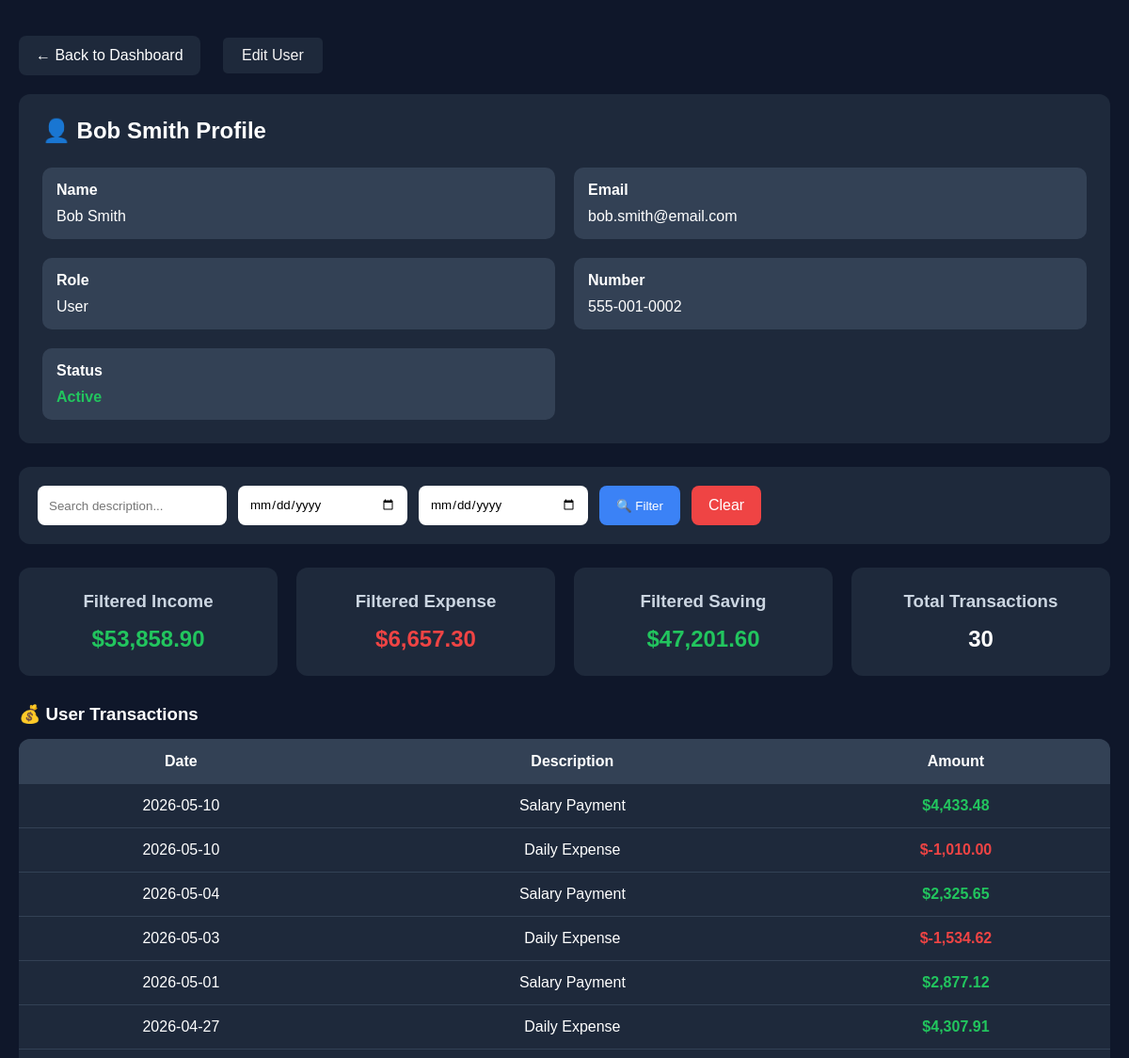
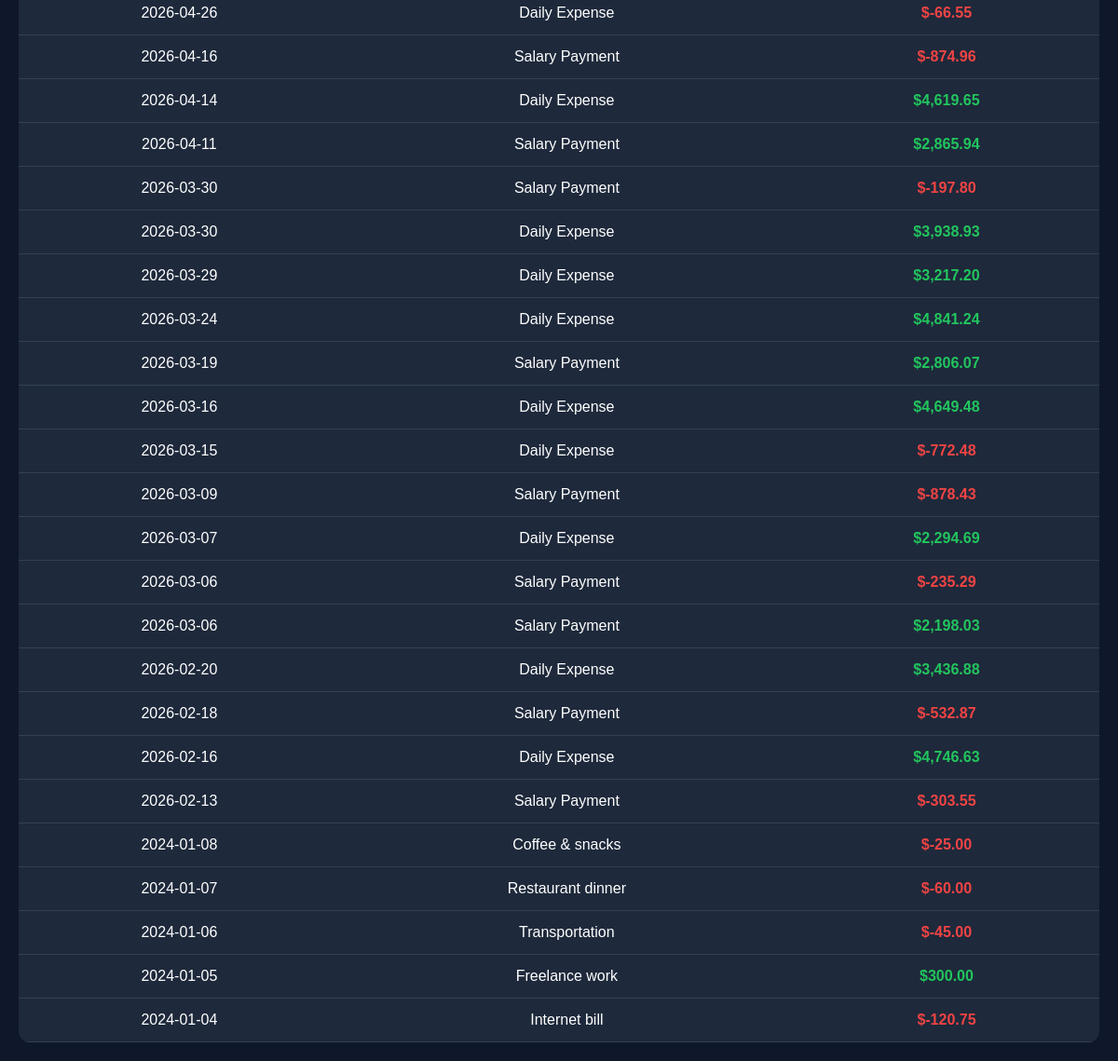
/user_profile.php?id=2 (signed in), run on the app's committed database (2 pictures, top to bottom).
### tables this page shows
CREATE TABLE `users` (
  `user_id` int(11) NOT NULL,
  `name` varchar(255) DEFAULT NULL,
  `email` varchar(255) NOT NULL,
  `phone` varchar(255) DEFAULT NULL,
  `password` varchar(255) DEFAULT NULL,
  `created_at` timestamp NULL DEFAULT current_timestamp(),
  `updated` timestamp NULL DEFAULT current_timestamp() ON UPDATE current_timestamp(),
  `is_active` tinyint(1) DEFAULT 1,
  `role` enum('admin','user') DEFAULT 'user'
);

CREATE TABLE `transactions` (
  `transaction_id` int(11) NOT NULL,
  `user_id` int(11) DEFAULT NULL,
  `category_id` int(11) DEFAULT NULL,
  `amount` decimal(10,2) DEFAULT NULL,
  `type` enum('income','expense') DEFAULT NULL,
  `description` varchar(255) DEFAULT NULL,
  `transaction_date` date DEFAULT NULL,
  `created_at` timestamp NULL DEFAULT current_timestamp(),
  `updated_at` timestamp NULL DEFAULT current_timestamp() ON UPDATE current_timestamp()
);

### user_profile.php (the view, shortened to what this page needs)
<?php
require_once 'config.php';
$id = (int) $_GET['id'];
$search = trim($_GET['search'] ?? '');
$from_date = $_GET['from_date'] ?? '';
$to_date = $_GET['to_date'] ?? '';
$stmt = $conn->prepare("
    SELECT *
    FROM users
    WHERE user_id = ?
");
$stmt->execute([$id]);
$user = $stmt->fetch(PDO::FETCH_ASSOC);
$query = "
    SELECT *
    FROM transactions
    WHERE user_id = ?
";
$params = [$id];
$query .= "
    ORDER BY transaction_date DESC
";
$transactions = $conn->prepare($query);
$transactions->execute($params);
$data = $transactions->fetchAll(PDO::FETCH_ASSOC);
$filteredIncome = 0;
$filteredExpense = 0;
$filteredTransactions = count($data);
foreach ($data as $transaction) {
    $amount = (float) $transaction['amount'];
    if ($amount > 0) {
        $filteredIncome += $amount;
    } else {
        $filteredExpense += abs($amount);
    }
}
$filteredSaving = $filteredIncome - $filteredExpense;
?>
<!DOCTYPE html>
<html lang="en">
<head>
    <link rel="stylesheet" href="user_profile.css">
</head>
<body>
<a href="admin_dashboard.php" class="back-btn">
    ← Back to Dashboard
</a>
<a href="edit_user.php?id=<?= $id ?>" class="back-btn"
 style="padding: 10px 20px;
  background:#1e293b;
  color: #f5f4f4;
  text-decoration: none;
   border-radius: 5px;
   margin: 20px;
   display: inline-block;">
    Edit User
</a>
<div class="profile-box">
    <h2>
        👤 <?= htmlspecialchars($user['name']) ?> Profile
    </h2>
    <div class="profile-grid">
        <div class="profile-item">
            <strong>Name</strong>
            <span>
                <?= htmlspecialchars($user['name']) ?>
            </span>
        </div>
        <div class="profile-item">
            <strong>Email</strong>
            <span>
                <?= htmlspecialchars($user['email']) ?>
            </span>
        </div>
        <div class="profile-item">
            <strong>Role</strong>
            <span>
                <?= ucfirst(htmlspecialchars($user['role'])) ?>
            </span>
        </div>
        <div class="profile-item">
            <strong>Number</strong>
            <span>
                <?php echo htmlspecialchars($user['phone']) ?>
            </span>
        </div>
        <div class="profile-item">
            <strong>Status</strong>
            <?php if($user['is_active']): ?>
                <span class="status-active">
                    Active
                </span>
            <?php else: ?>
                <span class="status-blocked">
                    Blocked
                </span>
            <?php endif; ?>
        </div>
    </div>
</div>
<div class="filter-box">
    <form method="GET" class="filter-form">
        <input
            type="text"
            name="search"
            placeholder="Search description..."
            value="<?= htmlspecialchars($search) ?>"
        >
        <input
            type="date"
            name="from_date"
            value="<?= htmlspecialchars($from_date) ?>"
        >
        <input
            type="date"
            name="to_date"
            value="<?= htmlspecialchars($to_date) ?>"
        >
        <button type="submit">
            🔍 Filter
        </button>
        <a
            href="user_profile.php?id=<?= $id ?>"
            class="clear-btn"
        >
            Clear
        </a>
    </form>
</div>
<div class="cards">
    <div class="card">
        <h3>Filtered Income</h3>
        <p class="income-text">
            $<?= number_format($filteredIncome, 2) ?>
        </p>
    </div>
    <div class="card">
        <h3>Filtered Expense</h3>
        <p class="expense-text">
            $<?= number_format($filteredExpense, 2) ?>
        </p>
    </div>
    <div class="card">
        <h3>Filtered Saving</h3>
        <p class="<?= $filteredSaving >= 0 ? 'income-text' : 'expense-text' ?>">
            $<?= number_format($filteredSaving, 2) ?>
        </p>
    </div>
    <div class="card">
        <h3>Total Transactions</h3>
        <p>
            <?= $filteredTransactions ?>
        </p>
    </div>
</div>
<h3 class="table-title">
    💰 User Transactions
</h3>
<div class="table-wrapper">
<table>
    <tr>
        <th>Date</th>
        <th>Description</th>
        <th>Amount</th>
    </tr>
    <?php if(count($data) > 0): ?>
        <?php foreach($data as $t): ?>
        <tr>
            <td>
                <?= htmlspecialchars($t['transaction_date']) ?>
            </td>
            <td>
                <?= htmlspecialchars($t['description']) ?>
            </td>
            <td class="<?= $t['amount'] >= 0 ? 'income-text' : 'expense-text' ?>">
                $<?= number_format($t['amount'],2) ?>
            </td>
        </tr>
        <?php endforeach; ?>
    <?php endif; ?>
</table>
</div>
</body>
</html>

### user_profile.css (style rules this page uses)
* { margin:0; padding:0; box-sizing:border-box; font-family:Arial, sans-serif; }
body { background:#0f172a; color:white; padding:20px; }
.back-btn { display:inline-block; padding:12px 18px; background:#1e293b; color:white; text-decoration:none; border-radius:8px; margin-bottom:20px; }
.profile-box { background:#1e293b; padding:25px; border-radius:12px; margin-bottom:25px; }
.profile-box h2 { margin-bottom:25px; }
.profile-grid { display:grid; grid-template-columns:repeat(2,1fr); gap:20px; }
.profile-item { background:#334155; padding:15px; border-radius:10px; }
.profile-item strong { display:block; margin-bottom:10px; }
.status-active { color:#22c55e; font-weight:bold; }
.filter-box { background:#1e293b; padding:20px; border-radius:12px; margin-bottom:25px; }
.filter-form { display:flex; gap:12px; flex-wrap:wrap; }
.filter-form input { padding:12px; border:none; border-radius:8px; min-width:180px; }
.filter-form button { padding:12px 18px; background:#3b82f6; color:white; border:none; border-radius:8px; cursor:pointer; }
.clear-btn { padding:12px 18px; background:#ef4444; color:white; text-decoration:none; border-radius:8px; }
.cards { display:grid; grid-template-columns:repeat(4,1fr); gap:20px; margin-bottom:30px; }
.card { background:#1e293b; padding:25px; border-radius:12px; text-align:center; }
.card h3 { margin-bottom:15px; color:#cbd5e1; }
.card p { font-size:24px; font-weight:bold; }
.income-text { color:#22c55e; font-weight:bold; }
.expense-text { color:#ef4444; font-weight:bold; }
.table-title { margin-bottom:15px; }
.table-wrapper { overflow-x:auto; }
table { width:100%; border-collapse:collapse; background:#1e293b; border-radius:12px; overflow:hidden; }
th { background:#334155; padding:15px; text-align:center; }
td { padding:14px; text-align:center; border-bottom:1px solid #334155; }

### data on the page
users: name "Bob Smith", email "bob.smith@email.com", role "User", phone "555-001-0002"
transactions: transaction_date "2026-05-10", description "Salary Payment", amount "4,433.48"
transactions: transaction_date "2026-05-10", description "Daily Expense", amount "-1,010.00"
transactions: transaction_date "2026-05-04", description "Salary Payment", amount "2,325.65"
transactions: transaction_date "2026-05-03", description "Daily Expense", amount "-1,534.62"
transactions: transaction_date "2026-05-01", description "Salary Payment", amount "2,877.12"
transactions: transaction_date "2026-04-27", description "Daily Expense", amount "4,307.91"
transactions: transaction_date "2026-04-26", description "Daily Expense", amount "-66.55"
transactions: transaction_date "2026-04-16", description "Salary Payment", amount "-874.96"
transactions: transaction_date "2026-04-14", description "Daily Expense", amount "4,619.65"
transactions: transaction_date "2026-04-11", description "Salary Payment", amount "2,865.94"
transactions: transaction_date "2026-03-30", description "Salary Payment", amount "-197.80"
transactions: transaction_date "2026-03-30", description "Daily Expense", amount "3,938.93"
transactions: transaction_date "2026-03-29", description "Daily Expense", amount "3,217.20"
transactions: transaction_date "2026-03-24", description "Daily Expense", amount "4,841.24"
transactions: transaction_date "2026-03-19", description "Salary Payment", amount "2,806.07"
transactions: transaction_date "2026-03-16", description "Daily Expense", amount "4,649.48"
transactions: transaction_date "2026-03-15", description "Daily Expense", amount "-772.48"
transactions: transaction_date "2026-03-09", description "Salary Payment", amount "-878.43"
transactions: transaction_date "2026-03-07", description "Daily Expense", amount "2,294.69"
transactions: transaction_date "2026-03-06", description "Salary Payment", amount "-235.29"
transactions: transaction_date "2026-03-06", description "Salary Payment", amount "2,198.03"
transactions: transaction_date "2026-02-20", description "Daily Expense", amount "3,436.88"
transactions: transaction_date "2026-02-18", description "Salary Payment", amount "-532.87"
transactions: transaction_date "2026-02-16", description "Daily Expense", amount "4,746.63"
transactions: transaction_date "2026-02-13", description "Salary Payment", amount "-303.55"
transactions: transaction_date "2024-01-08", description "Coffee & snacks", amount "-25.00"
transactions: transaction_date "2024-01-07", description "Restaurant dinner", amount "-60.00"
transactions: transaction_date "2024-01-06", description "Transportation", amount "-45.00"
transactions: transaction_date "2024-01-05", description "Freelance work", amount "300.00"
transactions: transaction_date "2024-01-04", description "Internet bill", amount "-120.75"

### other printed values
$filteredIncome "53,858.90"
$filteredExpense "6,657.30"
$filteredSaving "47,201.60"
$filteredTransactions "30"
